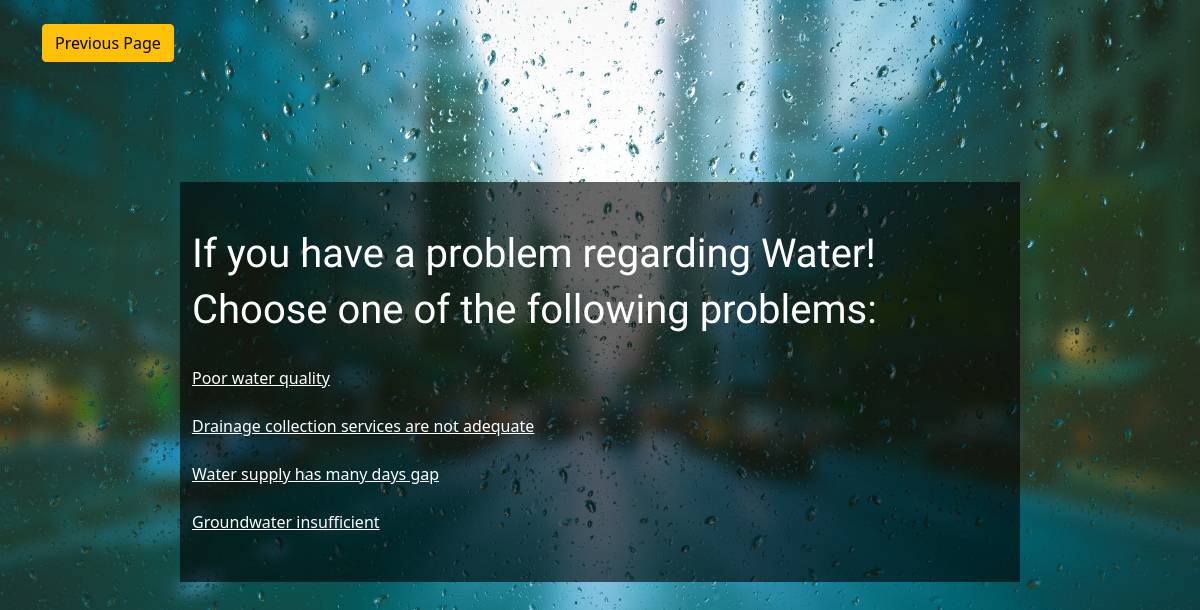
The app's page /problems/subproblems/4 with its own data.
### complaint/models.py (models this page shows, shortened)
class complaint_category(models.Model):
    id = models.AutoField(primary_key=True)
    category=models.CharField(max_length=100,default=None,blank=True,null=True)
    def __str__(self):
        return str(self.id)+"-"+self.category

class complaint_subcategory(models.Model):
    id = models.AutoField(primary_key=True)
    complaint_cat= models.ForeignKey(complaint_category,default=None,on_delete=models.CASCADE)
    subcategory=models.CharField(max_length=200,default=None,blank=True,null=True)
    priority=models.SmallIntegerField(default=1,blank=True,null=True)
    servant_role = models.SmallIntegerField(default=0,choices=user_role_choices)

### socialshout/views.py (the view)
# urls.py: path('problems/subproblems/<int:subproblem_id>',views.subproblems,name="subproblems"),
def subproblems(request, subproblem_id):
    cat = complaint_category.objects.filter(id=subproblem_id)
    subcategories = complaint_subcategory.objects.filter(
        complaint_cat=subproblem_id).all()
    print(cat)
    params = {
        'subcategories': subcategories,
        'cat': cat[0].category
    }
    return render(request, 'socialshout/subproblems.html', params)

### templates/socialshout/subproblems.html (shortened to what this page needs)
{% extends "socialshout/basic.html" %}
{% block body %}
<body class="subproblem">
  <div class="container mt-4">
    <a class="btn btn-warning btn-md subbutton" href="/problems/" role="button">Previous Page</a>
  </div>
<div class="container subcontainer pb-5">
  <br>
    <div class="jumbotron">
        <br>
        <h2 class="display-4 subproblem-text" >If you have a problem regarding {{cat}}!</h2>
        <h2 class="display-4 subproblem-text" >Choose one of the following problems:</h2>
        {% for subcat in subcategories %}
        <br>
          <a href="/problems/subproblems/registration/{{subcat.complaint_cat.id}}/{{subcat.complaint_cat.category}}/{{subcat.id}}/{{subcat.subcategory}}">{{subcat.subcategory}}</a>
        <br>
        {% endfor %}
      </div>
</div>
<br><br>
</body>
{% endblock body %}

### static/css/style.css (style rules this page uses)
body { background-color: black; }
a { color: #5fcf80; text-decoration: none; }
.subproblem { width: 100%; height: 100%; background: url("../img/img4.jpg") top center; background-size: cover; position: relative; background-repeat: no-repeat; }
.subcontainer { margin-top: 10%; background-color: rgba(0, 0, 0, 0.6); width: 70%; }
.subproblem-text { color: white; font-family: 'Sofia', cursive; font-size: 40px; }
.subcontainer a { color: white; font-size: 16px; text-decoration: underline; }

### records on screen
complaint_category: category "Water"
complaint_subcategory: subcategory "Poor water quality"
complaint_subcategory: subcategory "Drainage collection services are not adequate"
complaint_subcategory: subcategory "Water supply has many days gap"
complaint_subcategory: subcategory "Groundwater insufficient"
